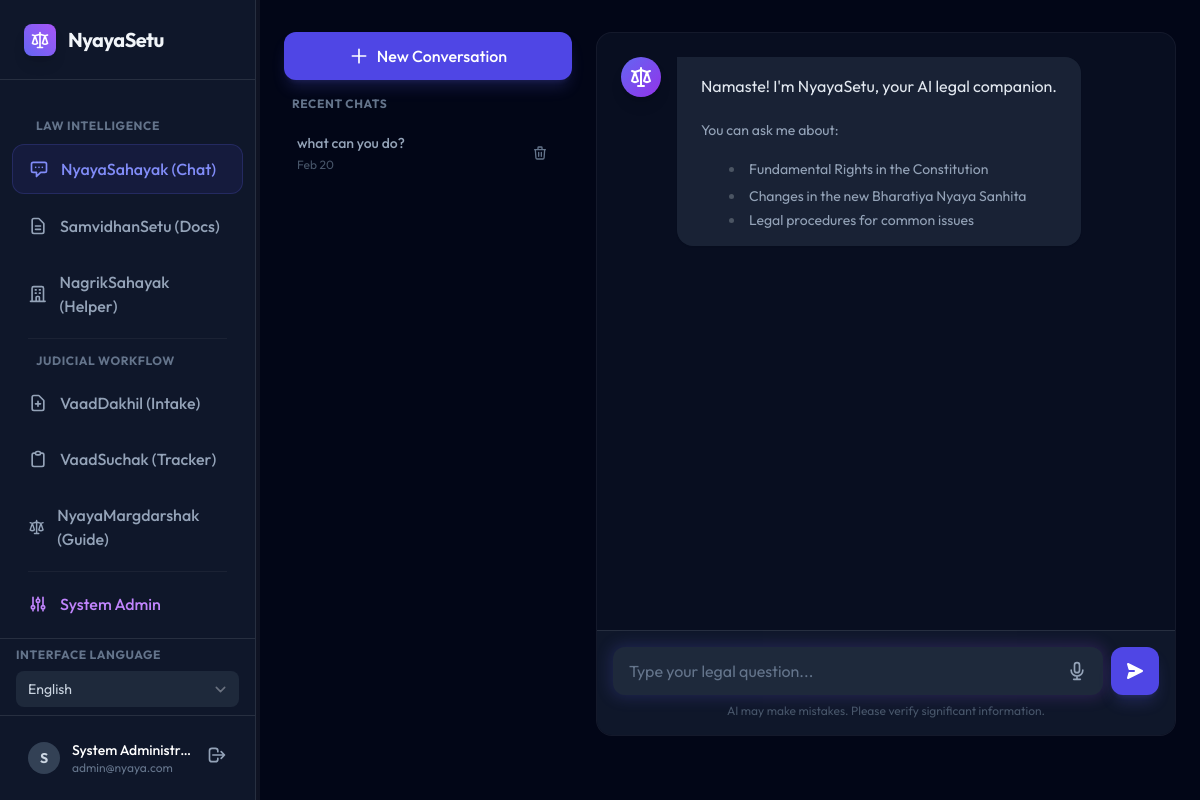
Before: /chat-ws (signed in) with the older database file.
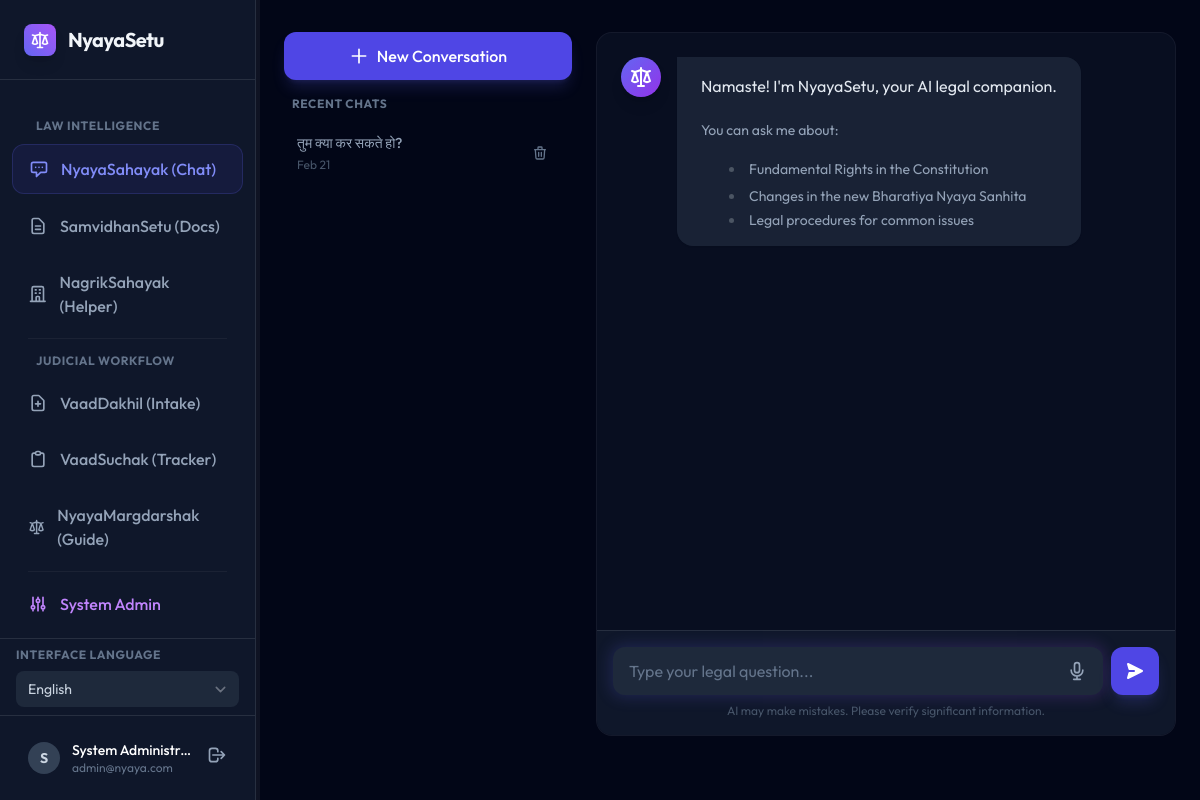
After: the same page with the newer database file.
### backend/models.py (models this page shows)
class ChatSession(Base):
    __tablename__ = "chat_sessions"
    id = Column(Integer, primary_key=True, index=True)
    user_id = Column(Integer, ForeignKey("users.id"))
    title = Column(String, default="New Conversation")
    created_at = Column(DateTime, default=datetime.utcnow)
    updated_at = Column(DateTime, default=datetime.utcnow)
    owner = relationship("User", back_populates="chats")
    messages = relationship("Message", back_populates="session", cascade="all, delete-orphan")

### backend/routers/pages.py (the view)
@router.get("/chat-ws", response_class=HTMLResponse)
async def chat_dashboard_page(request: Request, session_id: int = None, user: models.User = Depends(auth.get_current_user_from_cookie), db: Session = Depends(database.get_db)):
    if not user:
        return RedirectResponse(url="/login")
    sessions = db.query(models.ChatSession).filter(models.ChatSession.user_id == user.id).order_by(models.ChatSession.updated_at.desc()).all()
    current_session = None
    messages = []
    if session_id:
        current_session = db.query(models.ChatSession).filter(models.ChatSession.id == session_id, models.ChatSession.user_id == user.id).first()
    if current_session:
        messages = db.query(models.Message).filter(models.Message.session_id == current_session.id).order_by(models.Message.timestamp.asc()).all()
    return templates.TemplateResponse("chat_dashboard.html", {
        "request": request,
        "user": user,
        "sessions": sessions,
        "current_session": current_session,
        "messages": messages
    })

### templates/chat_dashboard.html (shortened to what the changed rows need)
{% extends "dashboard_base.html" %}
{% block content %}
<div class="h-[calc(100vh-6rem)] flex gap-6">
    <div class="w-72 hidden md:flex flex-col gap-4">
        <div class="flex-1 overflow-y-auto space-y-2 pr-2 custom-scrollbar">
            {% if sessions %}
            {% for session in sessions %}
            <div class="group relative">
                <a href="/chat-ws?session_id={{ session.id }}"
                    class="block p-3 pr-10 rounded-xl transition-all border border-transparent
                   {{ 'bg-indigo-900/20 border-indigo-500/30 text-white' if current_session and current_session.id == session.id else 'text-slate-400 hover:bg-white/5 hover:text-slate-200' }}">
                    <p class="text-sm font-medium truncate">{{ session.title }}</p>
                    <p class="text-xs text-slate-600 mt-1">{{ session.updated_at.strftime('%b %d') }}</p>
                </a>
                <button data-session-id="{{ session.id }}"
                    class="delete-session-btn absolute right-2 top-1/2 -translate-y-1/2 p-2 text-slate-500 hover:text-red-400 hover:bg-white/10 rounded-lg transition-all z-10"
                    title="Delete Chat">
                </button>
            </div>
            {% endfor %}
            {% else %}
            <div class="text-center py-10">
                <p class="text-sm text-slate-600" data-i18n="no_history">No history yet.</p>
            </div>
            {% endif %}
        </div>
    </div>
</div>
{% endblock %}

Changed rows visible on the page:
removed ChatSession: title "what can you do?", updated_at "Feb 20"
added ChatSession: title "तुम क्या कर सकते हो?", updated_at "Feb 21"
